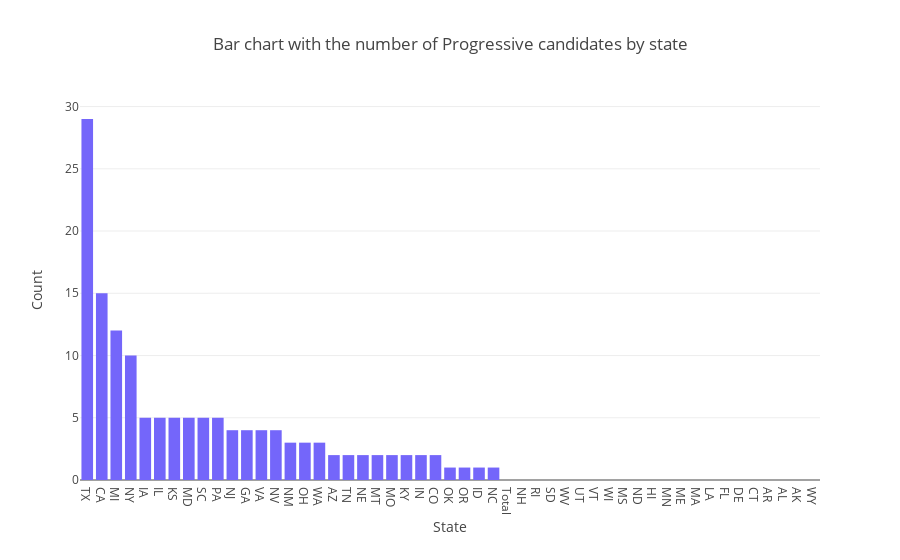

Write notebook code for a chart like this one.
### Code cell
from IPython.display import IFrame

state_pro_uniq = dem.loc[dem['Progressive'] == 'Yes']
state_pro_uniq = state_pro_uniq.groupby('State')['Candidate'].count().reset_index()
state_pro_uniq = pd.merge(state_pro_uniq, states_reps, how='outer', on=['State'])
del state_pro_uniq['Officials']
state_pro_uniq.fillna(0, inplace=True)
state_pro_uniq.reset_index(drop=True, inplace=True)
state_pro_uniq.rename(columns={'Candidate': 'Progressives'}, inplace=True)
state_pro_uniq = state_pro_uniq.sort_values('Progressives', ascending=False)
state_pro_uniq = state_pro_uniq.reset_index()
del state_pro_uniq['index']

## Visuals

## TABLE
# List of all states and number of Progressive candidates
print("\033[1mList of states and the number of candidates Progressive candidates\033[0m\n", state_pro_uniq.head(28))


## CHART
# Bar Plot of the number of Progressive candidates
import plotly as py
import plotly.graph_objs as go
import numpy as np
from scipy import special
import ipywidgets as widgets
py.offline.init_notebook_mode(connected=True)
x = state_pro_uniq.State
y = state_pro_uniq.Progressives
layout = go.Layout(title = 'Bar chart with the number of Progressive candidates by state', yaxis = dict(title = 'Count'), 
                   xaxis = dict(title = 'State'))
trace1 = go.Bar(x=x, y=y, name='Progressive candidates by state', marker=dict(color='#7466fa'))
fig = go.Figure(data=[trace1], layout=layout)
py.offline.iplot(fig)


## MAP
# Map of All states with their candidates
import plotly.plotly as py
import plotly.graph_objs as go
from plotly.offline import download_plotlyjs, init_notebook_mode, plot, iplot

scl = [[0.0, 'rgb(242,240,247)'],[0.2, 'rgb(218,218,235)'],[0.4, 'rgb(188,189,220)'],\
            [0.6, 'rgb(158,154,200)'],[0.8, 'rgb(117,107,177)'],[1.0, 'rgb(84,39,143)']]
# Data object
data = [go.Choropleth(        
        colorscale = scl,
        autocolorscale = False,
        locations = state_pro_uniq['State'],
        z = state_pro_uniq['Progressives'].astype(float),
        locationmode = 'USA-states',
        text = state_pro_uniq['State'],
        marker = dict(
            line = dict(
                color = '#000000',
                width = 1)),
        colorbar = dict(
            title = "States and Candidates")
        )]
layout = go.Layout(title = 'Map of the states with the number of Progressive candidates by state', yaxis = dict(title = 'Count'), 
                   xaxis = dict(title = 'State'),
                  geo = dict(scope = 'usa', projection = dict(type = 'albers usa'), showlakes = True, lakecolor = 'rgb(66, 165, 245)'))
fig = dict(data=data, layout=layout)
py.iplot(fig)

### Figure 1 — Plotly figure (JSON) as saved in the notebook; plotly's stock layout.template omitted (floating-point values rounded to 4 significant figures)
{"data": [{"marker": {"color": "#7466fa"}, "name": "Progressive candidates by state", "type": "bar", "uid": "c84f2425-3db3-4aaa-8d9a-7cdbd5d7e6f5", "x": ["TX", "CA", "MI", "NY", "IA", "IL", "KS", "MD", "SC", "PA", "NJ", "GA", "VA", "NV", "NM", "OH", "WA", "AZ", "TN", "NE", "MT", "MO", "KY", "IN", "CO", "OK", "OR", "ID", "NC", "Total", "NH", "RI", "SD", "WV", "UT", "VT", "WI", "MS", "ND", "HI", "MN", "ME", "MA", "LA", "FL", "DE", "CT", "AR", "AL", "AK", "WY"], "y": [29, 15, 12, 10, 5, 5, 5, 5, 5, 5, 4, 4, 4, 4, 3, 3, 3, 2, 2, 2, 2, 2, 2, 2, 2, 1, 1, 1, 1, 0, 0, 0, 0, 0, 0, 0, 0, 0, 0, 0, 0, 0, 0, 0, 0, 0, 0, 0, 0, 0, 0]}], "layout": {"title": {"text": "Bar chart with the number of Progressive candidates by state"}, "xaxis": {"title": {"text": "State"}}, "yaxis": {"title": {"text": "Count"}}}}
